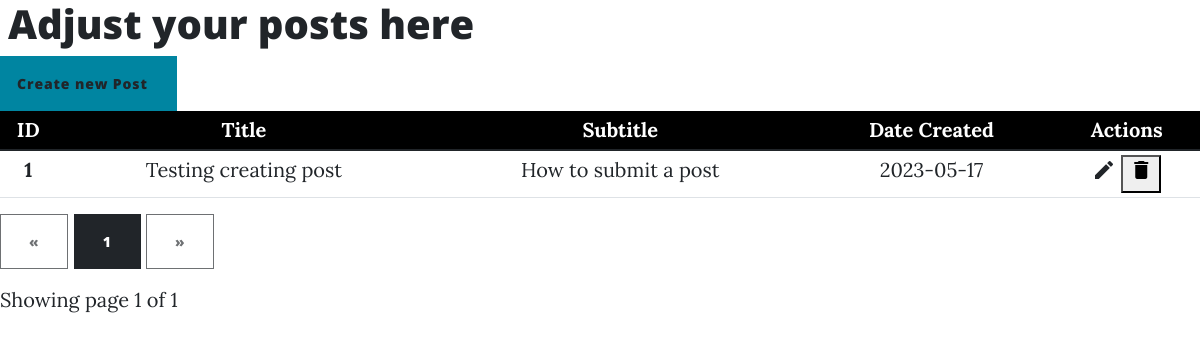
/dashboard/posts (signed in), run on an earlier commit of the app's database.
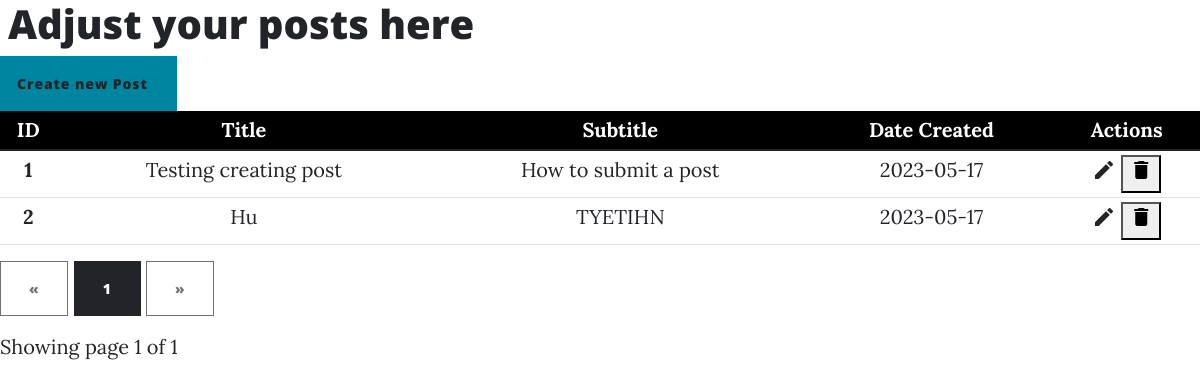
And on a later commit of the database.
### BetterBlog/models.py (models this page shows, shortened)
class Post(db.Model):
    id = db.Column(db.Integer, primary_key=True)
    title = db.Column(db.String(250), unique=True, nullable=False)
    subtitle = db.Column(db.String(250), nullable=False)
    date_created = db.Column(db.String(150), default=datetime.today())
    body = db.Column(db.Text, nullable=False)
    author = db.Column(db.Integer, db.ForeignKey('user.id', ondelete="CASCADE"), nullable=False)
    img_url = db.Column(db.String(250), nullable=False)
    comments = db.relationship('Comment', backref='post', passive_deletes=True)
    likes = db.relationship('Like', backref="post", passive_deletes=True)

### BetterBlog/controlPanel.py (the view)
@manage.route('/posts', methods=["GET", "POST"])
@login_required
def posts():
    if current_user.is_Author:
        if request.method == "GET":
            page = request.args.get('page', 1, type=int)
            pagination = Post.query.filter_by(author=current_user.username).paginate(page=page, per_page=2)
            return render_template("admin/posts.html", posts=pagination, pagination=pagination)

### BetterBlog/templates/admin/posts.html (shortened to what this page needs)
{% import "bootstrap/wtf.html" as wtf %}
{% extends 'admin/adminbase.html' %}
{% block sections %}
<div class="px-2">
    <h1>Adjust your posts here</h1>
</div>
{% endblock %}
{% block content %}
<caption class="container">
    <div class="row justify-content-start">
        <div class="col-4 justify-content-start" style="display:contents;">
            <button type="button" class="btn btn-primary" style="float:right;"><a
                    href="{{url_for('views.create_post')}}">Create new Post</a></button>
        </div>
    </div>
</caption>
<div class="table-responsive ">
    <table class="table table-hover table-sm ">
        <thead class="thead " id="thead_dark">
        <tr class="text-center">
            <th>ID</th>
            <th>Title</th>
            <th>Subtitle</th>
            <th>Date Created</th>
            <th>Actions</th>
        </tr>
        </thead>
        <tbody>
        {% for post in posts.items %}
        <tr class="text-center">
            <th scope="row">{{ loop.index }}</th>
            <td>{{ post.title }}</td>
            <td>{{post.subtitle}}</td>
            <td>{{ post.date_created }}</td>
            <td>
                <a href={{url_for('controlPanel.edit_post',post_id=post.id)}}>
                    <i class="material-icons" data-toggle="tooltip" title="Edit">&#xE254;</i>
                </a>
                <button id="{{post.id}}" name="DeletePost"
                        onclick="document.getElementById('deletePostModal').style.display='block';document.getElementById('delete_post_id').setAttribute('value',this.id)">
                    <i class="material-icons" data-toggle="tooltip" title="Delete">&#xE872;</i>
                </button>
            </td>
        </tr>
        {% endfor %}
        </tbody>
    </table>
</div>
<div class="text-right">
    <a href="{{ url_for('controlPanel.posts', page=pagination.prev_num) }}"
       class="btn btn-outline-dark
       {% if pagination.page == 1 %}disabled{% endif %}">
        &laquo;
    </a>
    {% for page_num in pagination.iter_pages(left_edge=1, right_edge=1, left_current=1, right_current=2) %}
{% if page_num %}
            {% if pagination.page == page_num %}
            <a href="{{ url_for('controlPanel.posts', page=page_num) }}"
               class="btn btn-dark">
                {{ page_num }}
            </a>
            {% else %}
            <a href="{{ url_for('controlPanel.posts', page=page_num) }}"
               class="btn btn-outline-dark">
                {{ page_num }}
            </a>
            {% endif %}
        {% else %}
            ...
        {% endif %}
    {% endfor %}
    <a href="{{ url_for('controlPanel.posts', page=pagination.next_num) }}"
       class="btn btn-outline-dark
       {% if pagination.page == pagination.pages %}disabled{% endif %}">
        &raquo;
    </a>
</div>
<p class="text-right mt-3">
   Showing page {{ pagination.page }} of {{ pagination.pages }}
</p>
{% endblock %}

### BetterBlog/templates/admin/adminbase.html (shortened to what this page needs)
<!doctype html>
<html lang="en">
  <head>
      <link rel="stylesheet" href="https://cdnjs.cloudflare.com/ajax/libs/font-awesome/6.2.1/css/all.min.css">
        <link  href="{{url_for('static',filename='css/styles.css')}}" rel="stylesheet" type= "text/css" />
  </head>
  <body>
  {% block sections %}{% endblock %}
  {% block content %}
  {% endblock %}
  </body>
</html>

What changed in the data, as far as the page shows it:
added Post: title "Hu", subtitle "TYETIHN", date_created "2023-05-17"
